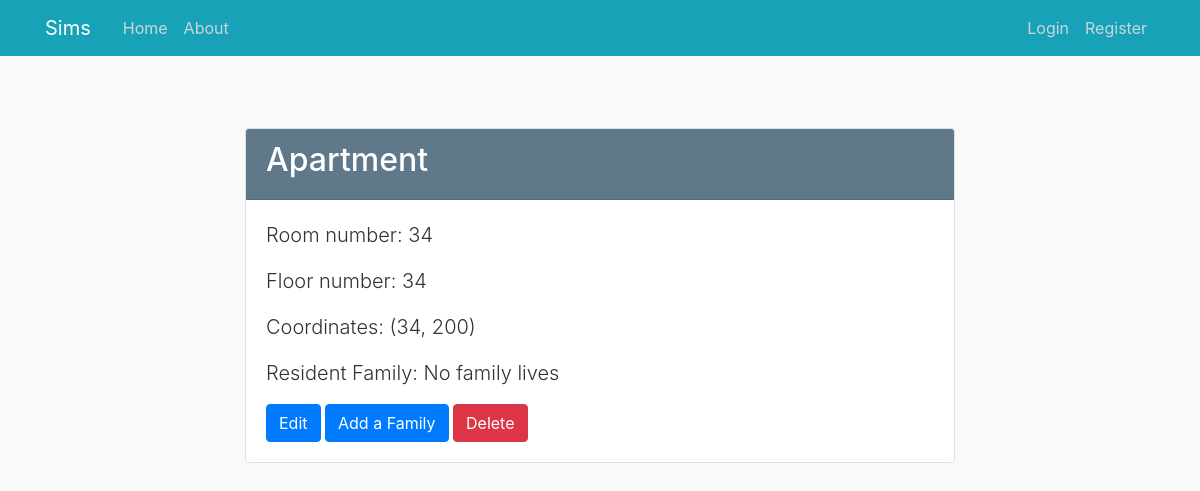
The app's page /house/1, older data.
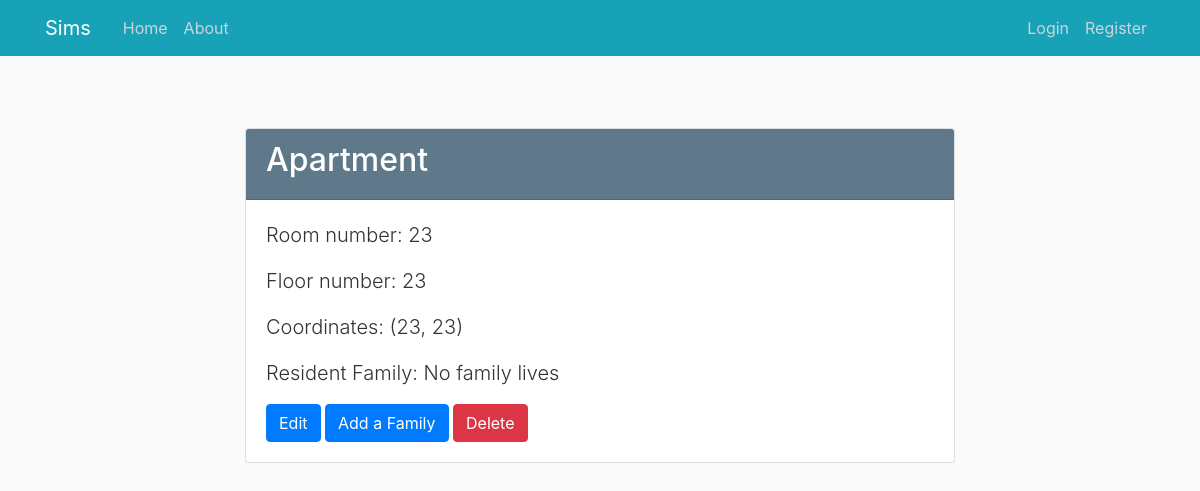
The same page, newer data.
### sims/models.py (models this page shows, shortened)
class House(db.Model):
    id = db.Column(db.Integer, primary_key=True)
    type = db.Column(db.Enum(HouseType), nullable=False)
    room_number = db.Column(db.Integer, nullable=False, default=1)
    floor_number = db.Column(db.Integer, nullable=False, default=1)
    x_coordinate = db.Column(db.Integer, nullable=False, default=0)
    y_coordinate = db.Column(db.Integer, nullable=False, default=0)
    family_id = db.Column(db.Integer, db.ForeignKey('family.id'))

### sims/houses/routes.py (the view)
@houses.route("/house/<int:house_id>")
def house(house_id):
    house = House.query.get_or_404(house_id)
    family = Family.query.get(house.family_id)
    return render_template('houses/house.html', house=house, family=family)

### sims/templates/houses/house.html (shortened to what this page needs)
{% extends "layout.html" %}
{% block content %}
    <div class="container mt-5">
        <div class="row justify-content-center">
            <div class="col-md-8">
                <div class="card">
                    <div class="card-header bg-steel text-white">
                        <h2 class="text-white">{{ house.type.value }}</h2>
                    </div>
                    <div class="card-body">
                        <p class="lead">Room number: {{ house.room_number }}</p>
                        <p class="lead">Floor number: {{ house.floor_number }}</p>
                        <p class="lead">Coordinates: ({{ house.x_coordinate }}, {{ house.y_coordinate }})</p>
                        {% if family %}
                            <p class="lead">Resident Family: {{ family.name }}</p>
                        {% else %}
                            <p class="lead">Resident Family: No family lives</p>
                        {% endif %}
                        <div class="mt-3">
                            <a href="{{ url_for('houses.update_house', house_id=house.id) }}" class="btn btn-primary">Edit</a>
                            <a href="{{ url_for('families.families_house', house_id=house.id) }}"
                               class="btn btn-primary">Add a Family</a>
                            <button class="btn btn-danger" id="deleteBtn" data-toggle="modal"
                                    data-target="#deleteModal">Delete
                            </button>
                        </div>
                    </div>
                </div>
            </div>
        </div>
    </div>
{% endblock content %}

### sims/templates/layout.html (shortened to what this page needs)
<!DOCTYPE html>
<html>
<head>
    <link rel="stylesheet" href="https://maxcdn.bootstrapcdn.com/bootstrap/4.0.0/css/bootstrap.min.css"
>
    <link rel="stylesheet" type="text/css" href="{{ url_for('static', filename='main.css') }}">
</head>
<body>
<header class="site-header">
    <nav class="navbar navbar-expand-md navbar-dark bg-info fixed-top">
        <div class="container">
            <a class="navbar-brand mr-4" href="/">Sims</a>
            <div class="collapse navbar-collapse" id="navbarToggle">
                <div class="navbar-nav mr-auto">
                    <a class="nav-item nav-link" href="{{ url_for('main.home') }}">Home</a>
                    <a class="nav-item nav-link" href="{{ url_for('main.about') }}">About</a>
                </div>
                <div class="navbar-nav">
                    {% if current_user.is_authenticated %}
                        <a class="nav-item nav-link" href="{{ url_for('users.account') }}">Account</a>
                        <a class="nav-item nav-link" href="{{ url_for('users.logout') }}">Logout</a>
                    {% else %}
                        <a class="nav-item nav-link" href="{{ url_for('users.login') }}">Login</a>
                        <a class="nav-item nav-link" href="{{ url_for('users.register') }}">Register</a>
                    {% endif %}
                </div>
            </div>
        </div>
    </nav>
</header>
<main role="main" class="container">
    <div class="row">
        <div class="col-md-12">
            {% block content %}{% endblock %}
        </div>
    </div>
</main>
</body>
</html>

### sims/static/main.css (style rules this page uses)
body { background: #fafafa; color: #333333; margin-top: 5rem; }
h1, h2, h3, h4, h5, h6 { color: #444444; }
.bg-steel { background-color: #5f788a; }
.site-header .navbar-nav .nav-link { color: #cbd5db; }

Row changes from the older to the newer data that the page shows:
changed House "Apartment": room_number "34" → "23"; floor_number "34" → "23"; x_coordinate "34" → "23"; y_coordinate "200" → "23"
